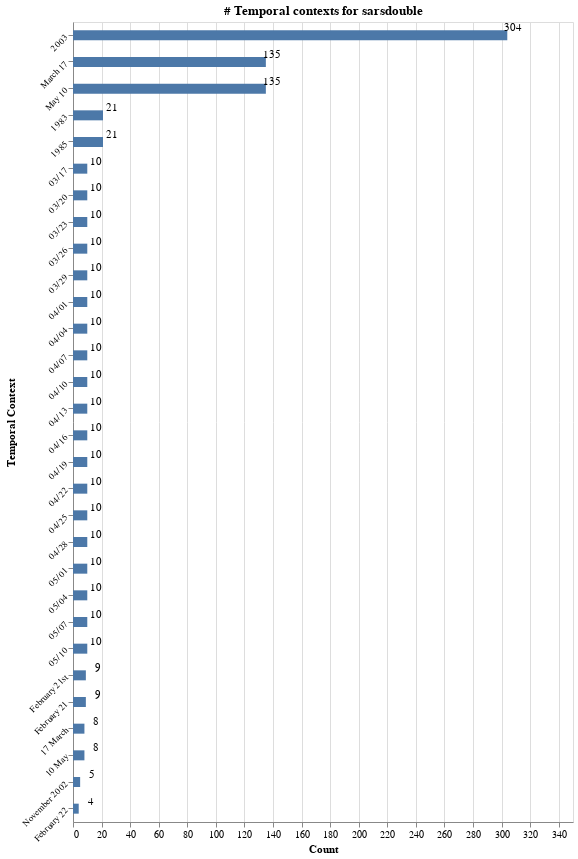
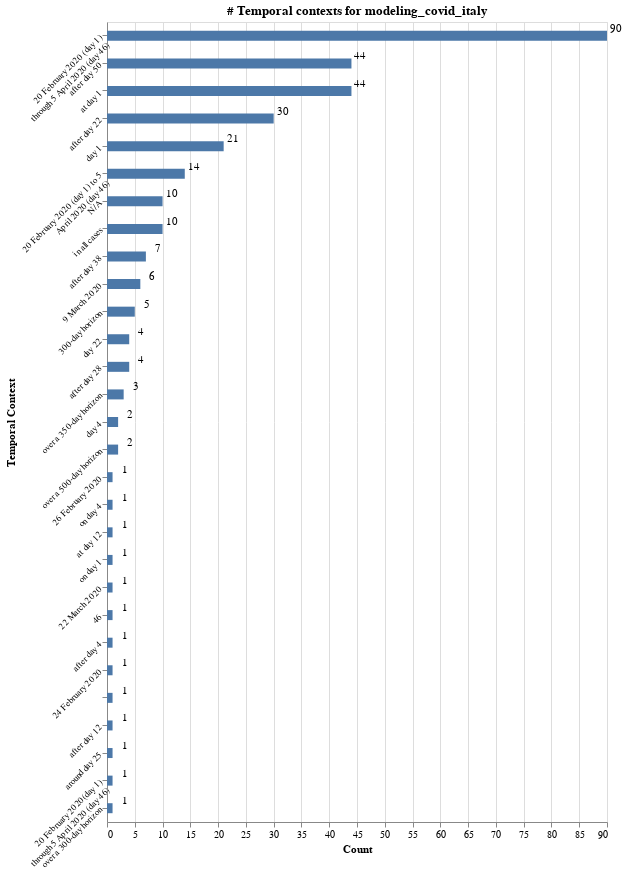
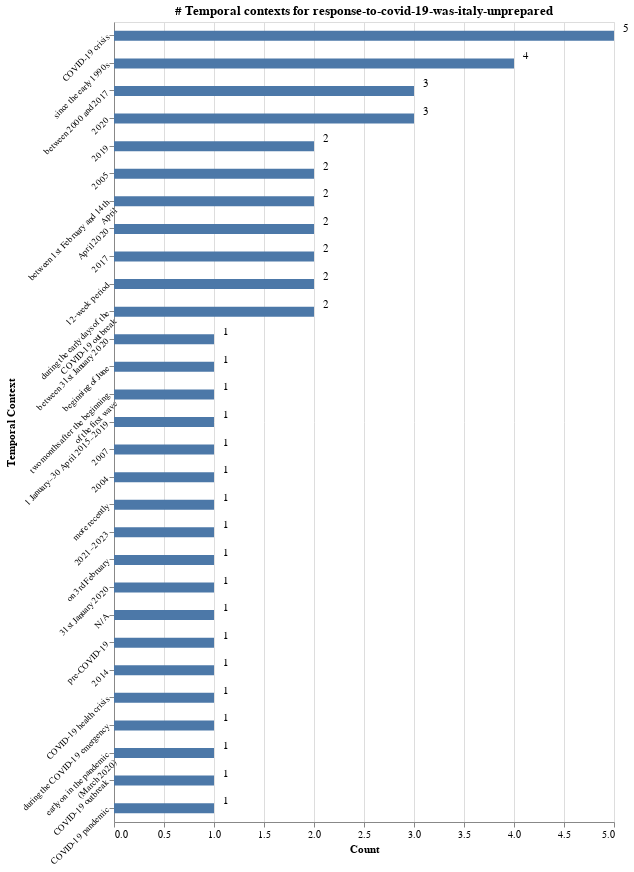

Source (notebook cell) for these figures, in order:
### Code cell
import altair as alt
from vega_datasets import data
from textwrap import wrap
alt.renderers.enable('colab')
graphs = []
alt.themes.enable('default')
for name in temporal_counter.keys():
  this_pdf_locations = temporal_counter[name]
  x = list(this_pdf_locations.keys())
  y = list(this_pdf_locations.values())
  df = pd.DataFrame.from_dict(this_pdf_locations, orient="index").reset_index()
  df = df.rename(columns={"index":"Temporal Context", 0:"Count"})
  df['Temporal Context'] = df['Temporal Context'].apply(wrap, args=[30])
  
  bars = alt.Chart(df).mark_bar(size=10).transform_calculate(
    x="split(datum.x, ' ')").encode(
      y=alt.Y('Temporal Context:O', axis=alt.Axis(labelAngle=-45, labelFontSize=9), sort='-x'),
      x=alt.X('Count', )
  )

  text = bars.mark_text(
      align='right',
      baseline='bottom', 
      dy = -2,
      dx=15  # Nudges text to right so it doesn't appear on top of the bar
  ).encode(
      text='Count:Q'
  )

  ch = (bars + text).properties(height=800, width=500, title="# Temporal contexts for %s"%(name))
  
  ch.configure_header(
      titleColor='green',
      titleFontSize=14,
      labelColor='red',
      labelFontSize=14, 
  )
  ch.configure_title(
    fontSize=20,
    font='Courier',
    anchor='start',
    color='gray'
  ).interactive()
  # ch.configure_scale(
  #   bandPaddingOuter=0.3
  # )
  ch.display()

### Figure 1 — Vega-Lite specification as saved in the notebook (floating-point values rounded to 4 significant figures)
{"config": {"view": {"continuousWidth": 400, "continuousHeight": 300}}, "layer": [{"mark": {"type": "bar", "size": 10}, "encoding": {"x": {"field": "Count", "type": "quantitative"}, "y": {"axis": {"labelAngle": -45, "labelFontSize": 9}, "field": "Temporal Context", "sort": "-x", "type": "ordinal"}}, "transform": [{"calculate": "split(datum.x, ' ')", "as": "x"}]}, {"mark": {"type": "text", "align": "right", "baseline": "bottom", "dx": 15, "dy": -2}, "encoding": {"text": {"field": "Count", "type": "quantitative"}, "x": {"field": "Count", "type": "quantitative"}, "y": {"axis": {"labelAngle": -45, "labelFontSize": 9}, "field": "Temporal Context", "sort": "-x", "type": "ordinal"}}, "transform": [{"calculate": "split(datum.x, ' ')", "as": "x"}]}], "data": {"name": "data-913e8243fcaf1bbef567cd57b16bc4cd"}, "height": 800, "title": "# Temporal contexts for sarsdouble", "width": 500, "$schema": "https://vega.github.io/schema/vega-lite/v4.17.0.json", "datasets": {"data-913e8243fcaf1bbef567cd57b16bc4cd": [{"Temporal Context": ["November 2002"], "Count": 5}, {"Temporal Context": ["February 21st"], "Count": 9}, {"Temporal Context": [" 2003"], "Count": 304}, {"Temporal Context": ["February 21"], "Count": 9}, {"Temporal Context": ["1983"], "Count": 21}, {"Temporal Context": ["1985"], "Count": 21}, {"Temporal Context": ["February 22"], "Count": 4}, {"Temporal Context": ["March 17"], "Count": 135}, {"Temporal Context": ["May 10"], "Count": 135}, {"Temporal Context": ["03/17"], "Count": 10}, {"Temporal Context": ["03/20"], "Count": 10}, {"Temporal Context": ["03/23"], "Count": 10}, {"Temporal Context": ["03/26"], "Count": 10}, {"Temporal Context": ["03/29"], "Count": 10}, {"Temporal Context": ["04/01"], "Count": 10}, {"Temporal Context": ["04/04"], "Count": 10}, {"Temporal Context": ["04/07"], "Count": 10}, {"Temporal Context": ["04/10"], "Count": 10}, {"Temporal Context": ["04/13"], "Count": 10}, {"Temporal Context": ["04/16"], "Count": 10}, {"Temporal Context": ["04/19"], "Count": 10}, {"Temporal Context": ["04/22"], "Count": 10}, {"Temporal Context": ["04/25"], "Count": 10}, {"Temporal Context": ["04/28"], "Count": 10}, {"Temporal Context": ["05/01"], "Count": 10}, {"Temporal Context": ["05/04"], "Count": 10}, {"Temporal Context": ["05/07"], "Count": 10}, {"Temporal Context": ["05/10"], "Count": 10}, {"Temporal Context": ["17 March"], "Count": 8}, {"Temporal Context": ["10 May"], "Count": 8}]}}

### Figure 2 — Vega-Lite specification as saved in the notebook (floating-point values rounded to 4 significant figures)
{"config": {"view": {"continuousWidth": 400, "continuousHeight": 300}}, "layer": [{"mark": {"type": "bar", "size": 10}, "encoding": {"x": {"field": "Count", "type": "quantitative"}, "y": {"axis": {"labelAngle": -45, "labelFontSize": 9}, "field": "Temporal Context", "sort": "-x", "type": "ordinal"}}, "transform": [{"calculate": "split(datum.x, ' ')", "as": "x"}]}, {"mark": {"type": "text", "align": "right", "baseline": "bottom", "dx": 15, "dy": -2}, "encoding": {"text": {"field": "Count", "type": "quantitative"}, "x": {"field": "Count", "type": "quantitative"}, "y": {"axis": {"labelAngle": -45, "labelFontSize": 9}, "field": "Temporal Context", "sort": "-x", "type": "ordinal"}}, "transform": [{"calculate": "split(datum.x, ' ')", "as": "x"}]}], "data": {"name": "data-2a6c6c2efcad4b142f4745254328e429"}, "height": 800, "title": "# Temporal contexts for modeling_covid_italy", "width": 500, "$schema": "https://vega.github.io/schema/vega-lite/v4.17.0.json", "datasets": {"data-2a6c6c2efcad4b142f4745254328e429": [{"Temporal Context": ["N/A"], "Count": 10}, {"Temporal Context": ["20 February 2020 (day 1) to 5", "April 2020 (day 46)"], "Count": 14}, {"Temporal Context": ["26 February 2020"], "Count": 1}, {"Temporal Context": ["9 March 2020"], "Count": 6}, {"Temporal Context": ["on day 4"], "Count": 1}, {"Temporal Context": ["at day 12"], "Count": 1}, {"Temporal Context": ["on day 1"], "Count": 1}, {"Temporal Context": ["day 1"], "Count": 21}, {"Temporal Context": ["day 4"], "Count": 2}, {"Temporal Context": ["after day 38"], "Count": 7}, {"Temporal Context": ["day 22"], "Count": 4}, {"Temporal Context": ["22 March 2020"], "Count": 1}, {"Temporal Context": ["after day 28"], "Count": 4}, {"Temporal Context": ["20 February 2020 (day 1)", "through 5 April 2020 (day 46)"], "Count": 90}, {"Temporal Context": ["46"], "Count": 1}, {"Temporal Context": ["after day 22"], "Count": 30}, {"Temporal Context": ["after day 4"], "Count": 1}, {"Temporal Context": ["24 February 2020"], "Count": 1}, {"Temporal Context": ["300-day horizon"], "Count": 5}, {"Temporal Context": ["after day 50"], "Count": 44}, {"Temporal Context": [], "Count": 1}, {"Temporal Context": ["in all cases"], "Count": 10}, {"Temporal Context": ["after day 12"], "Count": 1}, {"Temporal Context": ["at day 1"], "Count": 44}, {"Temporal Context": ["around day 25"], "Count": 1}, {"Temporal Context": ["20 February 2020(day 1)", "through 5 April 2020 (day 46)"], "Count": 1}, {"Temporal Context": ["over a 300-day horizon"], "Count": 1}, {"Temporal Context": ["over a 500-day horizon"], "Count": 2}, {"Temporal Context": ["over a 350-day horizon"], "Count": 3}]}}

### Figure 3 — Vega-Lite specification as saved in the notebook (floating-point values rounded to 4 significant figures)
{"config": {"view": {"continuousWidth": 400, "continuousHeight": 300}}, "layer": [{"mark": {"type": "bar", "size": 10}, "encoding": {"x": {"field": "Count", "type": "quantitative"}, "y": {"axis": {"labelAngle": -45, "labelFontSize": 9}, "field": "Temporal Context", "sort": "-x", "type": "ordinal"}}, "transform": [{"calculate": "split(datum.x, ' ')", "as": "x"}]}, {"mark": {"type": "text", "align": "right", "baseline": "bottom", "dx": 15, "dy": -2}, "encoding": {"text": {"field": "Count", "type": "quantitative"}, "x": {"field": "Count", "type": "quantitative"}, "y": {"axis": {"labelAngle": -45, "labelFontSize": 9}, "field": "Temporal Context", "sort": "-x", "type": "ordinal"}}, "transform": [{"calculate": "split(datum.x, ' ')", "as": "x"}]}], "data": {"name": "data-b05452c1964329871c4e83136f3b8659"}, "height": 800, "title": "# Temporal contexts for response-to-covid-19-was-italy-unprepared", "width": 500, "$schema": "https://vega.github.io/schema/vega-lite/v4.17.0.json", "datasets": {"data-b05452c1964329871c4e83136f3b8659": [{"Temporal Context": ["between 31st January 2020"], "Count": 1}, {"Temporal Context": ["beginning of June"], "Count": 1}, {"Temporal Context": ["two months after the beginning", "of the first wave"], "Count": 1}, {"Temporal Context": ["1 January–30 April 2015–2019"], "Count": 1}, {"Temporal Context": ["since the early 1990s"], "Count": 4}, {"Temporal Context": ["2019"], "Count": 2}, {"Temporal Context": ["2007"], "Count": 1}, {"Temporal Context": ["2004"], "Count": 1}, {"Temporal Context": ["more recently"], "Count": 1}, {"Temporal Context": ["2021–2023"], "Count": 1}, {"Temporal Context": ["2005"], "Count": 2}, {"Temporal Context": ["on 3rd February"], "Count": 1}, {"Temporal Context": ["31st January 2020"], "Count": 1}, {"Temporal Context": ["between 1st February and 14th", "April"], "Count": 2}, {"Temporal Context": ["N/A"], "Count": 1}, {"Temporal Context": ["COVID-19 crisis"], "Count": 5}, {"Temporal Context": ["April 2020"], "Count": 2}, {"Temporal Context": ["pre-COVID-19"], "Count": 1}, {"Temporal Context": ["2014"], "Count": 1}, {"Temporal Context": ["between 2000 and 2017"], "Count": 3}, {"Temporal Context": ["2017"], "Count": 2}, {"Temporal Context": ["2020"], "Count": 3}, {"Temporal Context": ["COVID-19 health crisis"], "Count": 1}, {"Temporal Context": ["12-week period"], "Count": 2}, {"Temporal Context": ["during the early days of the", "COVID-19 outbreak"], "Count": 2}, {"Temporal Context": ["during the COVID-19 emergency"], "Count": 1}, {"Temporal Context": ["early on in the pandemic", "(March 2020)"], "Count": 1}, {"Temporal Context": ["COVID-19 outbreak"], "Count": 1}, {"Temporal Context": ["COVID-19 pandemic"], "Count": 1}]}}
